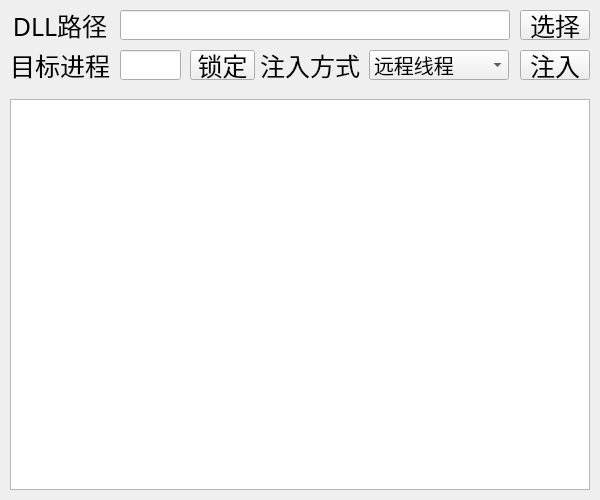
<?xml version="1.0" encoding="UTF-8"?>
<ui version="4.0">
 <class>InjectUi</class>
 <widget class="QWidget" name="InjectUi">
  <property name="geometry">
   <rect>
    <x>0</x>
    <y>0</y>
    <width>600</width>
    <height>500</height>
   </rect>
  </property>
  <property name="windowTitle">
   <string>Form</string>
  </property>
  <widget class="QLabel" name="l1">
   <property name="geometry">
    <rect>
     <x>10</x>
     <y>10</y>
     <width>100</width>
     <height>30</height>
    </rect>
   </property>
   <property name="styleSheet">
    <string notr="true">font:25px;
font-family:songti;</string>
   </property>
   <property name="text">
    <string>DLL路径</string>
   </property>
   <property name="alignment">
    <set>Qt::AlignCenter</set>
   </property>
  </widget>
  <widget class="QLineEdit" name="DllPathEdit">
   <property name="geometry">
    <rect>
     <x>120</x>
     <y>10</y>
     <width>390</width>
     <height>30</height>
    </rect>
   </property>
   <property name="readOnly">
    <bool>true</bool>
   </property>
  </widget>
  <widget class="QPushButton" name="SelectBtn">
   <property name="geometry">
    <rect>
     <x>520</x>
     <y>10</y>
     <width>70</width>
     <height>30</height>
    </rect>
   </property>
   <property name="styleSheet">
    <string notr="true">font:25px</string>
   </property>
   <property name="text">
    <string>选择</string>
   </property>
  </widget>
  <widget class="QTableWidget" name="ProcessTable">
   <property name="geometry">
    <rect>
     <x>10</x>
     <y>99</y>
     <width>580</width>
     <height>391</height>
    </rect>
   </property>
  </widget>
  <widget class="QLabel" name="l2">
   <property name="geometry">
    <rect>
     <x>10</x>
     <y>50</y>
     <width>100</width>
     <height>30</height>
    </rect>
   </property>
   <property name="styleSheet">
    <string notr="true">font-family:songti;
font:25px;
</string>
   </property>
   <property name="text">
    <string>目标进程</string>
   </property>
   <property name="alignment">
    <set>Qt::AlignCenter</set>
   </property>
  </widget>
  <widget class="QLineEdit" name="TargetId">
   <property name="geometry">
    <rect>
     <x>120</x>
     <y>50</y>
     <width>61</width>
     <height>30</height>
    </rect>
   </property>
   <property name="readOnly">
    <bool>false</bool>
   </property>
  </widget>
  <widget class="QPushButton" name="LockedBtn">
   <property name="geometry">
    <rect>
     <x>190</x>
     <y>50</y>
     <width>65</width>
     <height>30</height>
    </rect>
   </property>
   <property name="styleSheet">
    <string notr="true">font:25px</string>
   </property>
   <property name="text">
    <string>锁定</string>
   </property>
  </widget>
  <widget class="QLabel" name="l3">
   <property name="geometry">
    <rect>
     <x>260</x>
     <y>50</y>
     <width>100</width>
     <height>30</height>
    </rect>
   </property>
   <property name="styleSheet">
    <string notr="true">font:25px;</string>
   </property>
   <property name="text">
    <string>注入方式</string>
   </property>
   <property name="alignment">
    <set>Qt::AlignCenter</set>
   </property>
  </widget>
  <widget class="QComboBox" name="InjectBox">
   <property name="geometry">
    <rect>
     <x>369</x>
     <y>50</y>
     <width>140</width>
     <height>30</height>
    </rect>
   </property>
   <property name="styleSheet">
    <string notr="true">font:20px;</string>
   </property>
   <item>
    <property name="text">
     <string>远程线程</string>
    </property>
   </item>
   <item>
    <property name="text">
     <string>注册表注入</string>
    </property>
   </item>
   <item>
    <property name="text">
     <string>消息钩子注入</string>
    </property>
   </item>
   <item>
    <property name="text">
     <string>APC注入</string>
    </property>
   </item>
   <item>
    <property name="text">
     <string>输入法注入</string>
    </property>
   </item>
   <item>
    <property name="text">
     <string>反射式注入</string>
    </property>
   </item>
   <item>
    <property name="text">
     <string>进程镂空</string>
    </property>
   </item>
   <item>
    <property name="text">
     <string>DLL劫持</string>
    </property>
   </item>
  </widget>
  <widget class="QPushButton" name="StartBtn">
   <property name="geometry">
    <rect>
     <x>520</x>
     <y>50</y>
     <width>70</width>
     <height>30</height>
    </rect>
   </property>
   <property name="styleSheet">
    <string notr="true">font:25px</string>
   </property>
   <property name="text">
    <string>注入</string>
   </property>
  </widget>
 </widget>
 <resources/>
 <connections/>
</ui>
